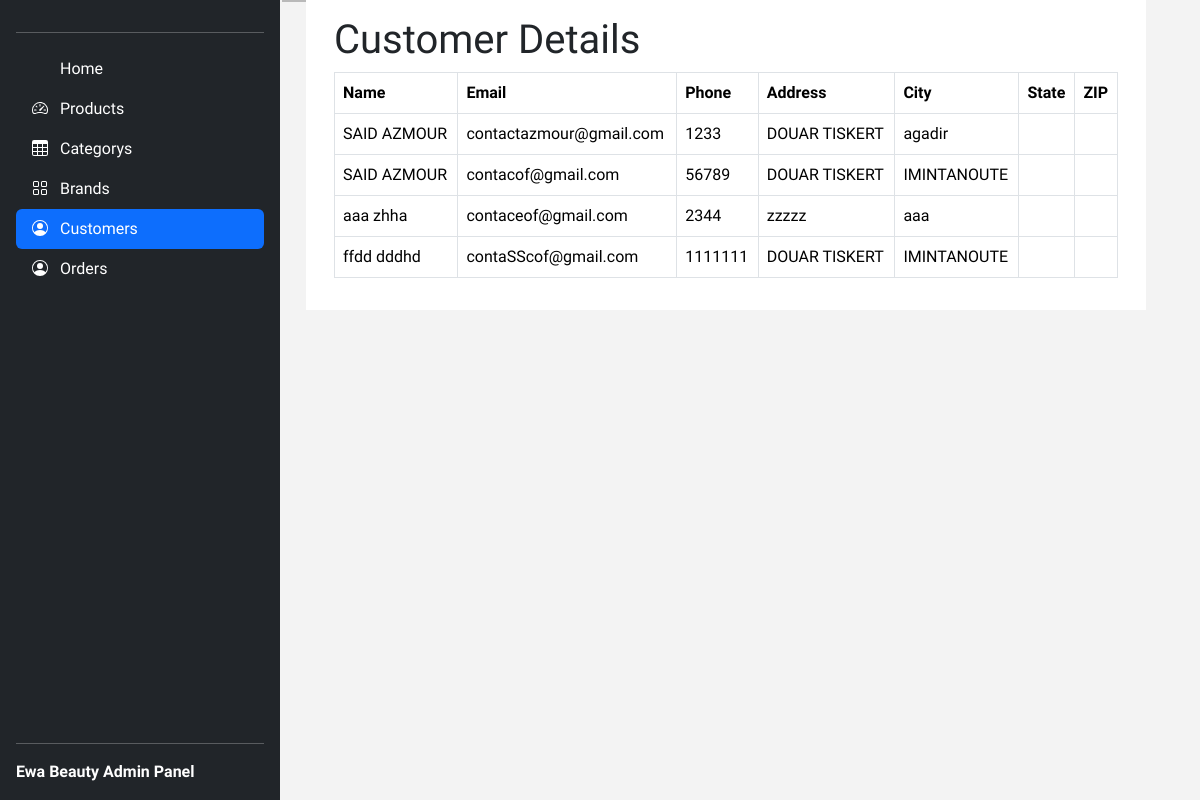
Page /customers (signed in) on the earlier database version.
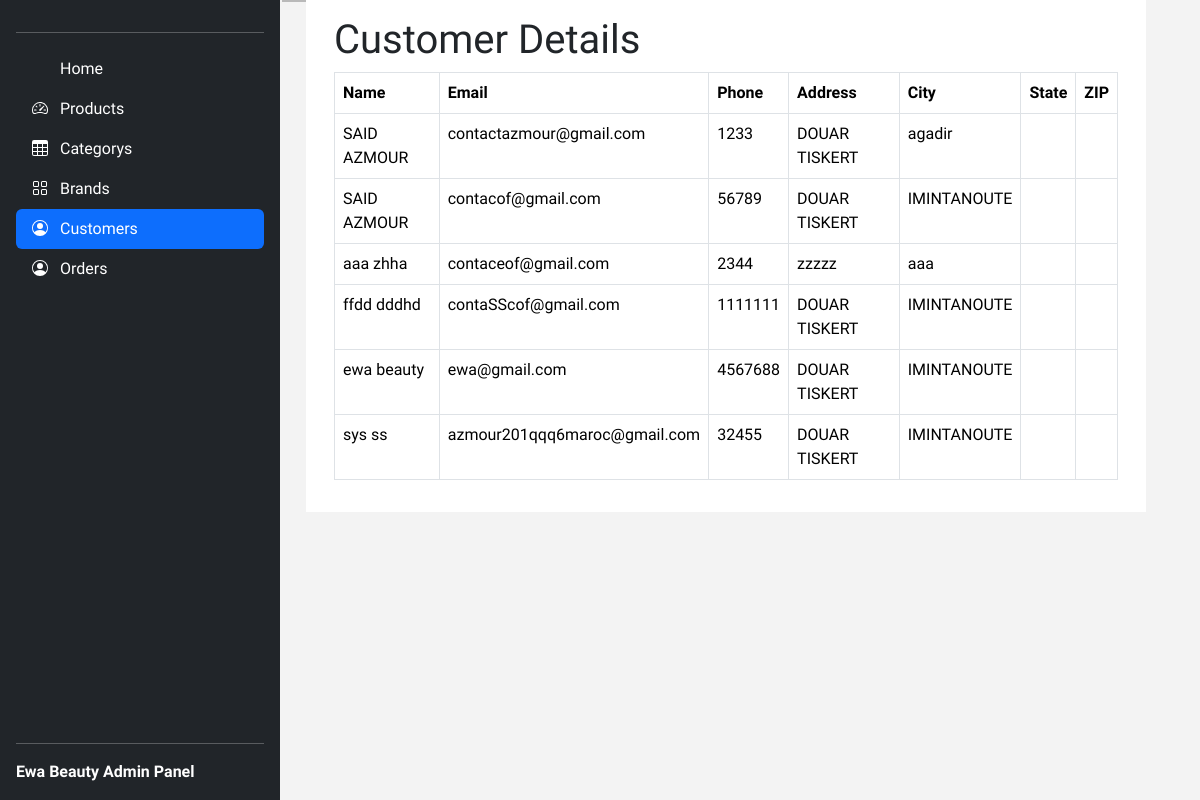
Same page on the later database version.
### beautyHaven/customers/models.py (models this page shows, shortened)
class Register(db.Model, UserMixin):
    id: Mapped[int] = mapped_column(Integer, primary_key=True)
    name: Mapped[str] = mapped_column(String(60), nullable=False)
    email: Mapped[str] = mapped_column(String(120), unique=True)
    password: Mapped[str] = mapped_column(String(60), nullable=False)
    country: Mapped[str] = mapped_column(String(120), nullable=False, default='Morocco')
    city: Mapped[str] = mapped_column(String(120), unique=False)
    addresse: Mapped[str] = mapped_column(String(120), unique=False)
    phone: Mapped[str] = mapped_column(String(120), unique=False)
    zipcode: Mapped[str] = mapped_column(String(120), unique=False)
    phone: Mapped[str] = mapped_column(String(120), unique=False)
    profile: Mapped[str] = mapped_column(String(120), unique=False, default='profile.jpg',nullable=True)
    date_created: Mapped[datetime] = mapped_column(DateTime, default=func.now())

### beautyHaven/admin/routes.py (the view)
@app.route('/customers')
@login_required_admin
def customers():
    if 'email' not in session:
        flash('Please login first')
        return redirect('login')
    customers = Register.query.all()
    return render_template('/admin/customers.html',customers=customers)

### beautyHaven/admin/routes.py (called while the page is built)
def login_required_admin(f):
    @wraps(f)
    def decorated_function(*args, **kwargs):
        if 'email' not in session:
            flash('Please login first')
            return redirect(url_for('login'))
        user = User.query.filter_by(email=session['email']).first()
        if not user or user.id != 1:
            flash('Access denied. You are not authorized to view this page.')
            return redirect(url_for('index'))
        return f(*args, **kwargs)
    return decorated_function

### beautyHaven/templates/admin/customers.html
{% extends 'layout.html' %}
{% block content %}
<div class="container">
    <h1>Customer Details</h1>
    <table class="table table-bordered">
        <thead class="thead-light">
            <tr>
                <th>Name</th>
                <th>Email</th>
                <th>Phone</th>
                <th>Address</th>
                <th>City</th>
                <th>State</th>
                <th>ZIP</th>
            </tr>
        </thead>
        <tbody>
            {% for customer in customers %}
            <tr>
                <td>{{ customer.name }}</td>
                <td>{{ customer.email }}</td>
                <td>{{ customer.phone }}</td>
                <td>{{ customer.addresse }}</td>
                <td>{{ customer.city }}</td>
                <td>{{ customer.state }}</td>
                <td>{{ customer.zip }}</td>
            </tr>
            {% endfor %}
        </tbody>
    </table>
</div>
{% endblock %}

### beautyHaven/templates/layout.html (shortened to what this page needs)
<!doctype html>
<html lang="en">
  <head>
    <link rel="stylesheet" href="{{ url_for('static', filename='css/bootstrap.min.css') }}">
    <link rel="stylesheet" href="{{ url_for('static', filename='css/style.css') }}">
    <link rel="stylesheet" href="{{ url_for('static', filename='css/sidebars.css') }}">
  </head>
<body class="bg-gray">
 <main>
  <div class="d-flex flex-column flex-shrink-0 p-3 text-white bg-dark" style="width: 280px; height: 100vh; overflow: hidden; position: fixed;">
    <hr>
    <ul class="nav nav-pills flex-column mb-auto">
      <li class="nav-item">
        <a href="/admin" class="nav-link text-white">
          <svg class="bi me-2" width="16" height="16"><use xlink:href=""></svg>
          Home
        </a>
      </li>
      <li>
        <a href="/products" class="nav-link text-white active">
          <svg class="bi me-2" width="16" height="16"><use xlink:href="#speedometer2"/></svg>
          Products
        </a>
      </li>
      <li>
        <a href="/categorys" class="nav-link text-white">
          <svg class="bi me-2" width="16" height="16"><use xlink:href="#table"/></svg>
          Categorys
        </a>
      </li>
      <li>
        <a href="/brands" class="nav-link text-white">
          <svg class="bi me-2" width="16" height="16"><use xlink:href="#grid"/></svg>
          Brands
        </a>
      </li>
      <li>
        <a href="/customers" class="nav-link text-white">
          <svg class="bi me-2" width="16" height="16"><use xlink:href="#people-circle"/></svg>
          Customers
        </a>
      </li>
      <li>
        <a href="/orders" class="nav-link text-white">
          <svg class="bi me-2" width="16" height="16"><use xlink:href="#people-circle"/></svg>
          Orders
        </a>
      </li>
    </ul>
    <hr>
    <div class="hidden">
        <strong>Ewa Beauty Admin Panel</strong>
    </div>
  </div>
    <div class="flex-shrink-0 p-3 bg-white" style="width: 70%;">
      {% block content %}
      {% endblock content %}
    </div>
  </main>
</body>

### beautyHaven/static/css/style.css (style rules this page uses)
body, html { margin: 0; padding: 0; font-family: "Josefin Sans", sans-serif; scroll-behavior: smooth; background-color: #f3f3f3; }
ul { list-style: none; }
a { text-decoration: none; }

### beautyHaven/static/css/sidebars.css (style rules this page uses)
body { min-height: 100vh; min-height: -webkit-fill-available; }
html { height: -webkit-fill-available; }
main { display: flex; flex-wrap: nowrap; height: auto; height: -webkit-fill-available; max-height: auto; overflow-x: auto; }
.bi { vertical-align: -.125em; pointer-events: none; fill: currentColor; }

### beautyHaven/templates/layout.html (style rules this page uses)
.nav-link.active { background-color: #007bff; color: white !important; }
.nav-link { color: white; }

Differences in the rows shown:
added Register: name "ewa beauty", email "ewa@gmail.com", phone "4567688", addresse "DOUAR TISKERT", city "IMINTANOUTE"
added Register: name "sys ss", email "azmour201qqq6maroc@gmail.com", phone "32455", addresse "DOUAR TISKERT", city "IMINTANOUTE"
